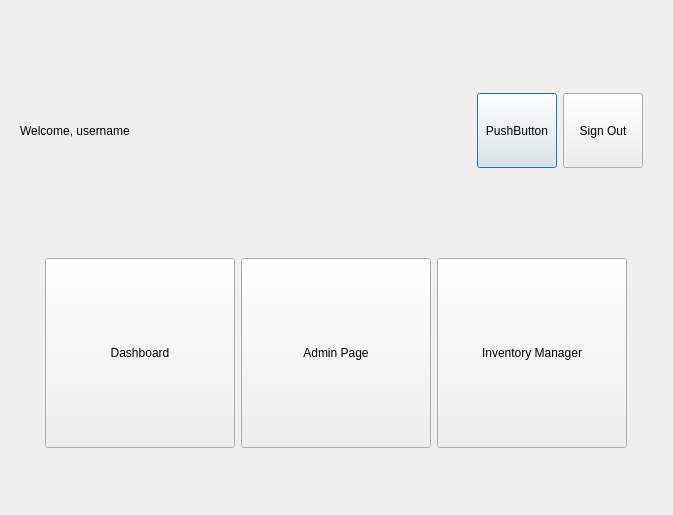
<?xml version="1.0" encoding="UTF-8"?>
<ui version="4.0">
 <class>SystemUI</class>
 <widget class="QDialog" name="SystemUI">
  <property name="geometry">
   <rect>
    <x>0</x>
    <y>0</y>
    <width>673</width>
    <height>515</height>
   </rect>
  </property>
  <property name="windowTitle">
   <string>Dialog</string>
  </property>
  <widget class="QWidget" name="verticalLayoutWidget">
   <property name="geometry">
    <rect>
     <x>0</x>
     <y>0</y>
     <width>671</width>
     <height>511</height>
    </rect>
   </property>
   <layout class="QVBoxLayout" name="verticalLayout">
    <item>
     <layout class="QHBoxLayout" name="horizontalLayout_4">
      <item>
       <layout class="QVBoxLayout" name="verticalLayout_3">
        <item>
         <spacer name="verticalSpacer_2">
          <property name="orientation">
           <enum>Qt::Orientation::Vertical</enum>
          </property>
          <property name="sizeType">
           <enum>QSizePolicy::Policy::Fixed</enum>
          </property>
          <property name="sizeHint" stdset="0">
           <size>
            <width>20</width>
            <height>32</height>
           </size>
          </property>
         </spacer>
        </item>
        <item>
         <layout class="QHBoxLayout" name="horizontalLayout_5">
          <item>
           <spacer name="horizontalSpacer_3">
            <property name="orientation">
             <enum>Qt::Orientation::Horizontal</enum>
            </property>
            <property name="sizeType">
             <enum>QSizePolicy::Policy::Minimum</enum>
            </property>
            <property name="sizeHint" stdset="0">
             <size>
              <width>20</width>
              <height>20</height>
             </size>
            </property>
           </spacer>
          </item>
          <item>
           <widget class="QLabel" name="welcomeLabel">
            <property name="text">
             <string>Welcome, username</string>
            </property>
           </widget>
          </item>
          <item>
           <spacer name="horizontalSpacer">
            <property name="orientation">
             <enum>Qt::Orientation::Horizontal</enum>
            </property>
            <property name="sizeHint" stdset="0">
             <size>
              <width>40</width>
              <height>20</height>
             </size>
            </property>
           </spacer>
          </item>
          <item>
           <widget class="QPushButton" name="pushButton_Theme">
            <property name="minimumSize">
             <size>
              <width>40</width>
              <height>75</height>
             </size>
            </property>
            <property name="text">
             <string>PushButton</string>
            </property>
            <property name="iconSize">
             <size>
              <width>30</width>
              <height>30</height>
             </size>
            </property>
           </widget>
          </item>
          <item>
           <widget class="QPushButton" name="signoutPushButton">
            <property name="minimumSize">
             <size>
              <width>75</width>
              <height>75</height>
             </size>
            </property>
            <property name="text">
             <string>Sign Out</string>
            </property>
           </widget>
          </item>
          <item>
           <spacer name="horizontalSpacer_2">
            <property name="orientation">
             <enum>Qt::Orientation::Horizontal</enum>
            </property>
            <property name="sizeType">
             <enum>QSizePolicy::Policy::Fixed</enum>
            </property>
            <property name="sizeHint" stdset="0">
             <size>
              <width>28</width>
              <height>20</height>
             </size>
            </property>
           </spacer>
          </item>
         </layout>
        </item>
        <item>
         <spacer name="verticalSpacer">
          <property name="orientation">
           <enum>Qt::Orientation::Vertical</enum>
          </property>
          <property name="sizeType">
           <enum>QSizePolicy::Policy::Fixed</enum>
          </property>
          <property name="sizeHint" stdset="0">
           <size>
            <width>5</width>
            <height>23</height>
           </size>
          </property>
         </spacer>
        </item>
       </layout>
      </item>
     </layout>
    </item>
    <item>
     <layout class="QHBoxLayout" name="horizontalLayout_2">
      <item>
       <spacer name="horizontalSpacer_4">
        <property name="orientation">
         <enum>Qt::Orientation::Horizontal</enum>
        </property>
        <property name="sizeHint" stdset="0">
         <size>
          <width>40</width>
          <height>20</height>
         </size>
        </property>
       </spacer>
      </item>
      <item>
       <widget class="QPushButton" name="dashboardButton">
        <property name="minimumSize">
         <size>
          <width>190</width>
          <height>190</height>
         </size>
        </property>
        <property name="text">
         <string>Dashboard</string>
        </property>
       </widget>
      </item>
      <item>
       <widget class="QPushButton" name="adminPageButton">
        <property name="minimumSize">
         <size>
          <width>190</width>
          <height>190</height>
         </size>
        </property>
        <property name="text">
         <string>Admin Page</string>
        </property>
       </widget>
      </item>
      <item>
       <widget class="QPushButton" name="inventoryManagerButton">
        <property name="minimumSize">
         <size>
          <width>190</width>
          <height>190</height>
         </size>
        </property>
        <property name="text">
         <string>Inventory Manager</string>
        </property>
       </widget>
      </item>
      <item>
       <spacer name="horizontalSpacer_5">
        <property name="orientation">
         <enum>Qt::Orientation::Horizontal</enum>
        </property>
        <property name="sizeHint" stdset="0">
         <size>
          <width>40</width>
          <height>20</height>
         </size>
        </property>
       </spacer>
      </item>
     </layout>
    </item>
   </layout>
  </widget>
 </widget>
 <resources/>
 <connections/>
</ui>
